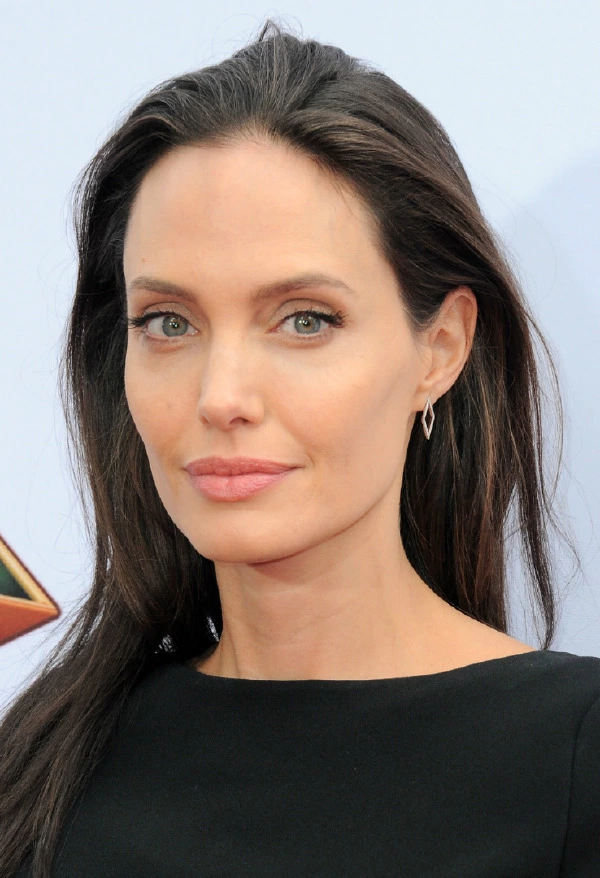
#> input picture assets/test_images/angelina_jolie.jpg, 600 x 878 px
$ python -i aging.py   (imports and definitions only)
#> lines starting #> are read from the running program, lines starting #| are printed output that depends on the picture; after the words box and inside, x2 and y2 are one past the last pixel; in counts of white or black regions, pixels touching at a corner belong together
#> further down, picture is the input picture: shape (878, 600, 3); mean B, G, R 116.8, 123.3, 135.9
import cv2
import numpy as np


def clip_uint8(image):
    return np.clip(image, 0, 255).astype(np.uint8)


def normalize_image(image):
    image = image.astype(np.float32)
    image = cv2.normalize(image, None, 0, 255, cv2.NORM_MINMAX)
    return clip_uint8(image)


def create_skin_mask(image):
    hsv = cv2.cvtColor(image, cv2.COLOR_BGR2HSV)

    lower_skin = np.array([0, 20, 60], dtype=np.uint8)
    upper_skin = np.array([25, 255, 255], dtype=np.uint8)

    mask = cv2.inRange(hsv, lower_skin, upper_skin)

    kernel = np.ones((5, 5), np.uint8)
    mask = cv2.morphologyEx(mask, cv2.MORPH_OPEN, kernel)
    mask = cv2.morphologyEx(mask, cv2.MORPH_CLOSE, kernel)
    mask = cv2.GaussianBlur(mask, (15, 15), 0)

    mask = mask.astype(np.float32) / 255.0
    mask = np.expand_dims(mask, axis=2)

    return mask


def blend_with_mask(original, processed, mask):
    original = original.astype(np.float32)
    processed = processed.astype(np.float32)

    result = original * (1 - mask) + processed * mask
    return clip_uint8(result)


# =========================================================
# AGING FUNCTIONS
# =========================================================

def high_frequency_boost(image, intensity=0.5):
#> called with intensity = 0.5
    intensity = np.clip(intensity, 0, 1)

    img_float = image.astype(np.float32)
    blurred = cv2.GaussianBlur(img_float, (0, 0), sigmaX=2.0)
    high_freq = img_float - blurred
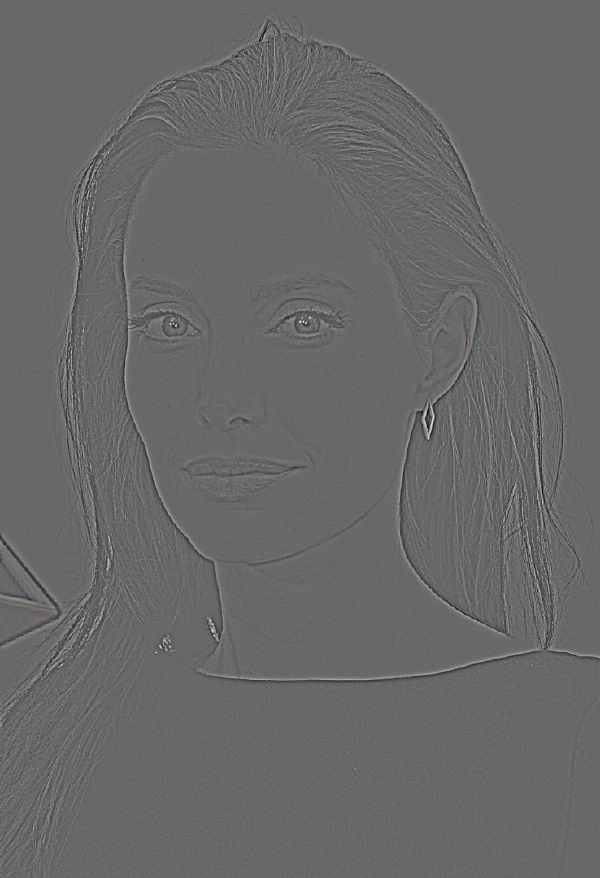
#> high_freq: shape (878, 600, 3) float32; mean B, G, R 0, 0, 0; drawn with min black and max white

    boosted = img_float + high_freq * (0.6 + 1.2 * intensity)
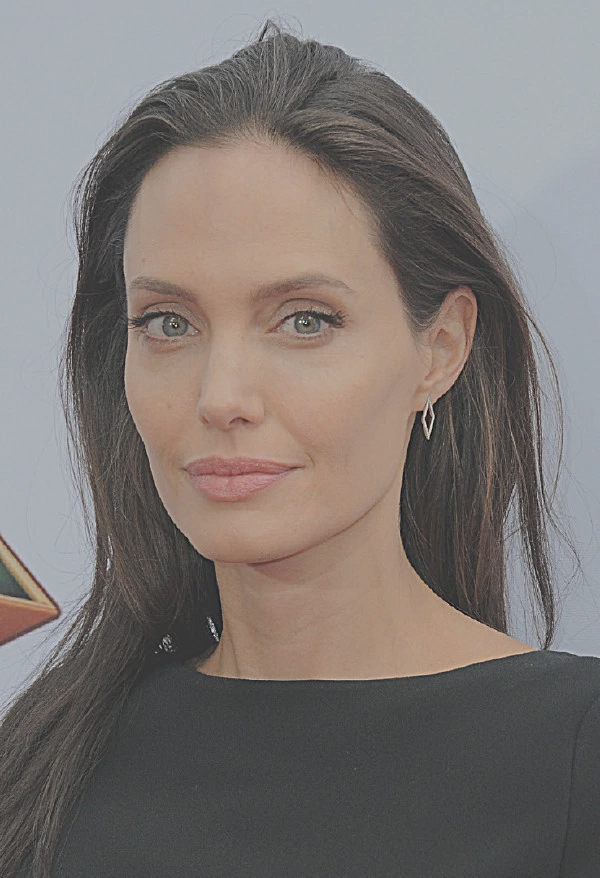
#> boosted: shape (878, 600, 3) float32; mean B, G, R 116.8, 123.3, 135.9; drawn with min black and max white
    return clip_uint8(boosted)


def fft_high_pass_aging(image, intensity=0.5):
#> called with intensity = 0.5
    intensity = np.clip(intensity, 0, 1)

    gray = cv2.cvtColor(image, cv2.COLOR_BGR2GRAY).astype(np.float32)

    rows, cols = gray.shape
#> rows = 878; cols = 600
    crow, ccol = rows // 2, cols // 2
#> crow = 439; ccol = 300

    f = np.fft.fft2(gray)
    fshift = np.fft.fftshift(f)

    mask = np.ones((rows, cols), np.float32)

    radius = int(25 + 35 * (1 - intensity))
    cv2.circle(mask, (ccol, crow), radius, 0, -1)
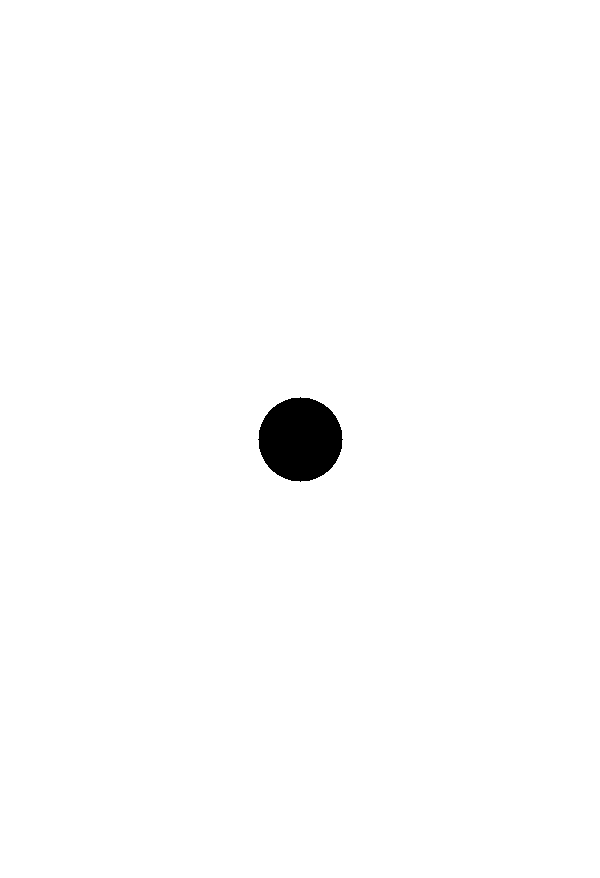
#> mask: shape (878, 600) float32; values 0 (black) and 1 (white), 99% white; 1 black region, box (x1, y1, x2, y2) and area: (258, 397, 343, 482) 5525

    fshift_filtered = fshift * mask

    img_back = np.fft.ifft2(np.fft.ifftshift(fshift_filtered))
    img_back = np.abs(img_back)

    img_back = normalize_image(img_back)
    detail_map = cv2.cvtColor(img_back, cv2.COLOR_GRAY2BGR)

    aged = cv2.addWeighted(
        image,
        1.0,
        detail_map,
        0.08 + 0.14 * intensity,
        0
    )

    return clip_uint8(aged)


def add_wrinkle_texture(image, intensity=0.5, seed=42):
#> called with intensity = 0.5, seed = 42
    intensity = np.clip(intensity, 0, 1)

    rng = np.random.default_rng(seed)
    img = image.astype(np.float32)

    noise = rng.normal(0, 1, img.shape).astype(np.float32)
    noise = cv2.GaussianBlur(noise, (7, 7), 0)

    texture_strength = 2.0 + 5.0 * intensity
    textured = img + noise * texture_strength

    return clip_uint8(textured)


def add_wrinkle_lines(image, intensity=0.5):
#> called with intensity = 0.5
    intensity = np.clip(intensity, 0, 1)

    h, w = image.shape[:2]
#> h = 878; w = 600
    overlay = np.zeros_like(image, dtype=np.uint8)

    shadow_color = (
        int(22 + 28 * intensity),
        int(22 + 28 * intensity),
        int(22 + 28 * intensity)
    )

    thickness = 2

    # Forehead horizontal wrinkles
    forehead_lines = 18
    for i in range(forehead_lines):
        y = int(h * (0.13 + i * 0.020))
        width_scale = 0.20 + (i % 4) * 0.025
        x_shift = int(((-1) ** i) * w * 0.012)

        center = (w // 2 + x_shift, y)
        axes = (int(w * width_scale), int(h * 0.010))

        cv2.ellipse(
            overlay,
            center,
            axes,
            0,
            180,
            360,
            shadow_color,
            thickness
        )
#> overlay: shape (878, 600, 3); values 0 (black) and 36 (white), 2.9% white; 18 white regions, largest, box (x1, y1, x2, y2) and area: (127, 157, 460, 168) 1004, (127, 228, 460, 239) 1004, (127, 298, 460, 309) 1004

    # Crow's feet / eye corner wrinkles
    eye_data = [
        ((int(w * 0.31), int(h * 0.43)), -1),
        ((int(w * 0.69), int(h * 0.43)), 1)
    ]
#> eye_data = [((186, 377), -1), ((413, 377), 1)]

    for center, direction in eye_data:
        for offset in [-18, -10, -2, 6, 14, 22]:
            x1, y1 = center
            x2 = x1 + direction * int(w * 0.11)
            y2 = y1 + offset
            cv2.line(overlay, (x1, y1), (x2, y2), shadow_color, 1)
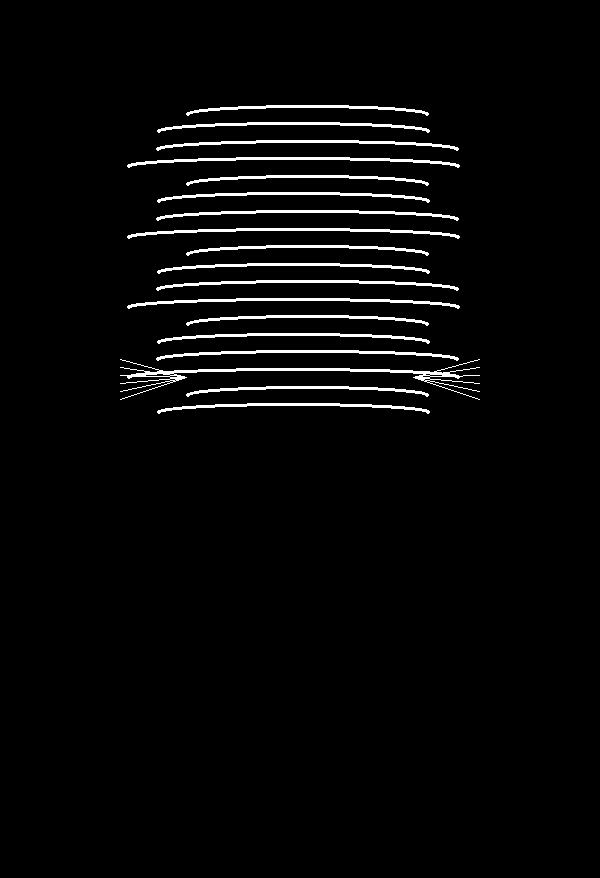
#> overlay: shape (878, 600, 3); values 0 (black) and 36 (white), 3.1% white; 18 white regions, largest, box (x1, y1, x2, y2) and area: (120, 359, 480, 400) 1698, (127, 157, 460, 168) 1004, (127, 228, 460, 239) 1004

    # Nasolabial folds
    cv2.ellipse(
        overlay,
        (int(w * 0.37), int(h * 0.61)),
        (int(w * 0.065), int(h * 0.22)),
        18,
        270,
        360,
        shadow_color,
        2
    )
#> overlay: shape (878, 600, 3); values 0 (black) and 36 (white), 3.2% white; 15 white regions, largest, box (x1, y1, x2, y2) and area: (120, 350, 480, 549) 4740, (127, 157, 460, 168) 1004, (127, 228, 460, 239) 1004

    cv2.ellipse(
        overlay,
        (int(w * 0.63), int(h * 0.61)),
        (int(w * 0.065), int(h * 0.22)),
        -18,
        180,
        270,
        shadow_color,
        2
    )
#> overlay: shape (878, 600, 3); values 0 (black) and 36 (white), 3.3% white; 15 white regions, largest, box (x1, y1, x2, y2) and area: (120, 350, 480, 549) 5316, (127, 157, 460, 168) 1004, (127, 228, 460, 239) 1004

    # Under-eye wrinkles / bags
    for cx in [0.34, 0.66]:
        cv2.ellipse(
            overlay,
            (int(w * cx), int(h * 0.50)),
            (int(w * 0.11), int(h * 0.040)),
            0,
            0,
            360,
            shadow_color,
            1
        )

        cv2.ellipse(
            overlay,
            (int(w * cx), int(h * 0.53)),
            (int(w * 0.09), int(h * 0.030)),
            0,
            0,
            360,
            shadow_color,
            1
        )
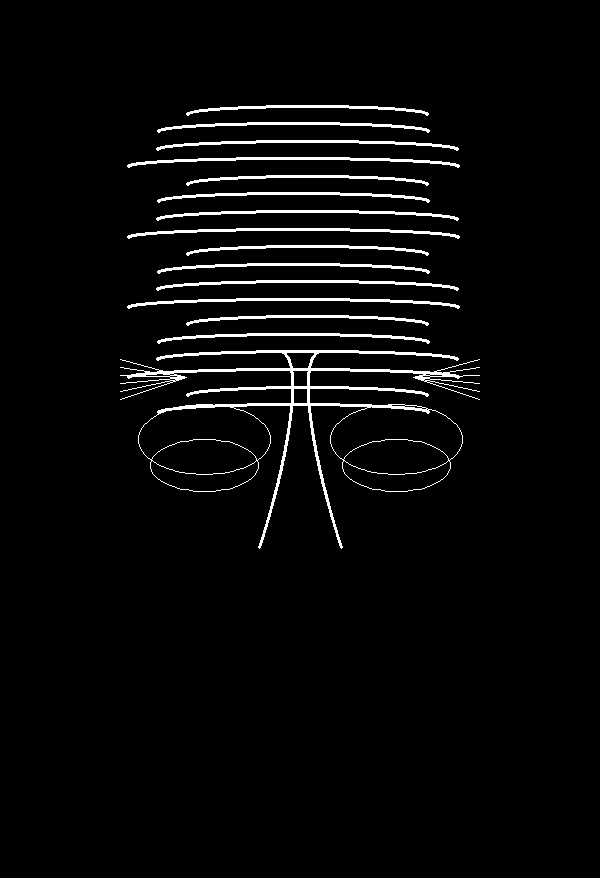
#> overlay: shape (878, 600, 3); values 0 (black) and 36 (white), 3.5% white; 15 white regions, largest, box (x1, y1, x2, y2) and area: (120, 350, 480, 549) 6339, (127, 157, 460, 168) 1004, (127, 228, 460, 239) 1004

    # Jaw sagging shadow
    cv2.ellipse(
        overlay,
        (w // 2, int(h * 0.79)),
        (int(w * 0.24), int(h * 0.055)),
        0,
        0,
        180,
        shadow_color,
        2
    )

    overlay = cv2.GaussianBlur(overlay, (7, 7), 0)

    alpha = 0.50 + 0.35 * intensity
    result = cv2.addWeighted(image, 1.0, overlay, alpha, 0)

    return clip_uint8(result)


def adjust_aging_tone(image, intensity=0.5):
#> called with intensity = 0.5
    intensity = np.clip(intensity, 0, 1)

    alpha = 0.96 + 0.08 * intensity
    beta = -14 * intensity

    toned = cv2.convertScaleAbs(image, alpha=alpha, beta=beta)

    hsv = cv2.cvtColor(toned, cv2.COLOR_BGR2HSV).astype(np.float32)
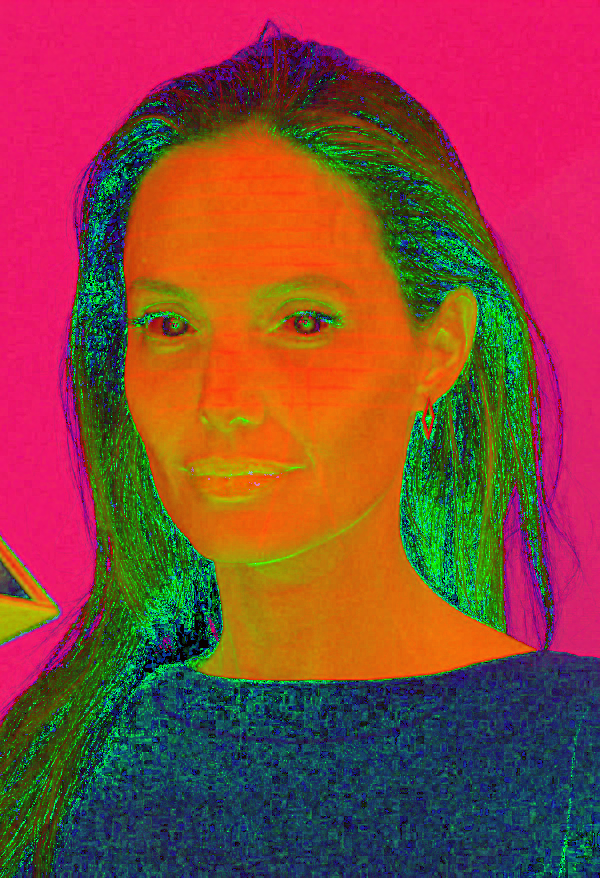
#> hsv: shape (878, 600, 3) float32; mean B, G, R 60, 70.2, 136.5
    hsv[:, :, 1] *= 1.0 - 0.18 * intensity
    hsv[:, :, 2] *= 1.0 - 0.04 * intensity

    toned = cv2.cvtColor(
        np.clip(hsv, 0, 255).astype(np.uint8),
        cv2.COLOR_HSV2BGR
    )

    toned = toned.astype(np.float32)

    # Slight yellow/gray older skin tone
    toned[:, :, 0] *= 1.02
    toned[:, :, 1] *= 1.00
    toned[:, :, 2] *= 0.96

    return clip_uint8(toned)


def apply_aging(image, intensity=0.5, use_fft=True, use_skin_mask=True):
    if image is None:
        raise ValueError("Input image is empty.")

    intensity = np.clip(intensity, 0, 1)
    original = image.copy()

    aged = high_frequency_boost(original, intensity)

    if use_fft:
        fft_aged = fft_high_pass_aging(original, intensity)
        aged = cv2.addWeighted(aged, 0.78, fft_aged, 0.22, 0)

    aged = add_wrinkle_texture(aged, intensity)
    aged = add_wrinkle_lines(aged, intensity)
    aged = adjust_aging_tone(aged, intensity)

    if use_skin_mask:
        mask = create_skin_mask(original)
#> in create_skin_mask, `hsv = cv2.cvtColor(image, cv2.COLOR_BGR2HSV)`: hsv: shape (878, 600, 3); mean H, S, V 56.1, 58.3, 142.8
#> in create_skin_mask, `mask = cv2.inRange(hsv, lower_skin, upper_skin)`: mask: shape (878, 600); 34.4% white; 747 white regions (716 under 20 px), largest, box (x1, y1, x2, y2) and area: (0, 63, 541, 776) 172653, (0, 536, 60, 644) 2970, (27, 722, 81, 865) 1037
#> in create_skin_mask, `mask = cv2.morphologyEx(mask, cv2.MORPH_OPEN, kernel)`: mask: shape (878, 600); 31.4% white; 55 white regions (1 under 20 px), largest, box (x1, y1, x2, y2) and area: (123, 76, 535, 681) 153126, (0, 539, 59, 644) 2954, (77, 397, 128, 594) 2777
#> in create_skin_mask, `mask = cv2.morphologyEx(mask, cv2.MORPH_CLOSE, kernel)`: mask: shape (878, 600); 31.6% white; 28 white regions (1 under 20 px), largest, box (x1, y1, x2, y2) and area: (123, 76, 535, 681) 154563, (478, 364, 506, 621) 3050, (0, 539, 59, 644) 2976
        aged = blend_with_mask(original, aged, mask)
#> in blend_with_mask, `result = original * (1 - mask) + processed * mask`:
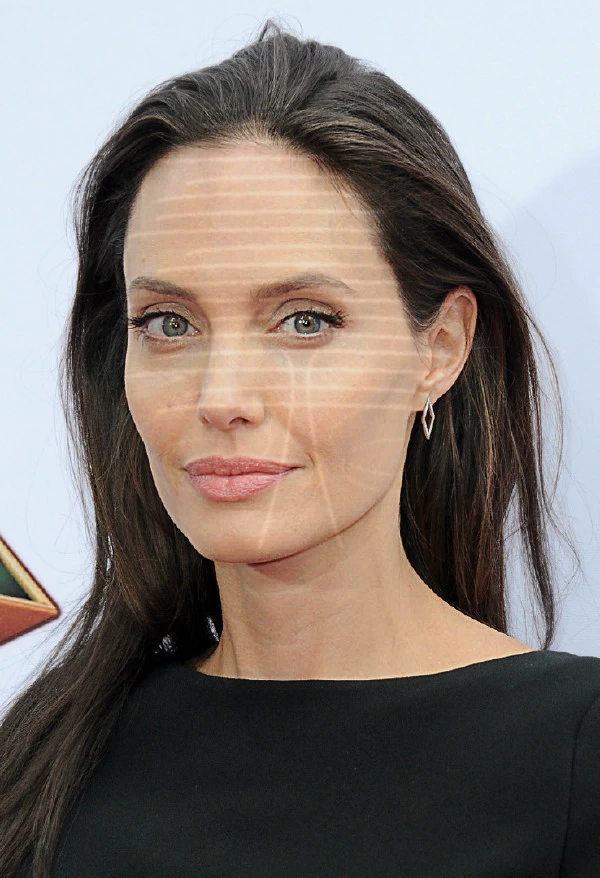
#> result: shape (878, 600, 3) float32; mean B, G, R 117, 121.9, 130.4

    return aged


# =========================================================
# DE-AGING FUNCTIONS
# =========================================================

# [261 lines left out: functions edge_preserving_smoothing, reduce_high_frequency, fft_low_pass_deaging, brighten_under_eye_area, add_skin_glow, restore_young_skin_color and 6 more, not called in this run]


# =========================================================
# MAIN PIPELINE
# =========================================================

def aging_deaging_pipeline(image, mode="aging", intensity=0.5):
    if image is None:
        raise ValueError("Input image is empty.")

    intensity = np.clip(intensity, 0, 1)

    if mode == "aging":
        return apply_aging(image, intensity=intensity, use_skin_mask=True)

    elif mode == "deaging":
        return apply_deaging(image, intensity=intensity, use_skin_mask=True)

    else:
        raise ValueError("Mode must be 'aging' or 'deaging'.")

>>> import cv2
>>> picture = cv2.imread('../../assets/test_images/angelina_jolie.jpg')
>>> result = aging_deaging_pipeline(picture)

$ run again, on assets/test_images/millie_bobby_brown.png
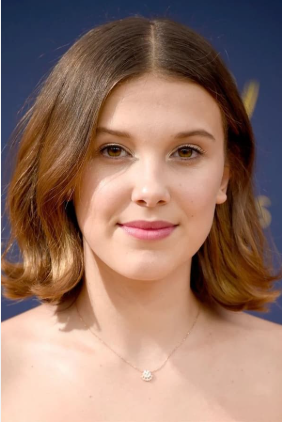
#> input picture assets/test_images/millie_bobby_brown.png, 282 x 423 px
#> picture is the input picture: shape (423, 282, 3); mean B, G, R 103.7, 117.2, 149.4
#> after the loop in add_wrinkle_lines, `for cx in [0.34, 0.66]:`:
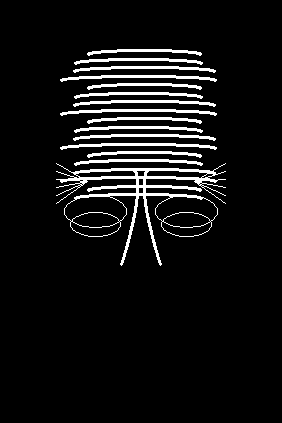
#> overlay: shape (423, 282, 3); values 0 (black) and 36 (white), 7.2% white; 15 white regions, largest, box (x1, y1, x2, y2) and area: (56, 163, 226, 266) 2903, (60, 75, 217, 82) 471, (60, 109, 217, 116) 471
#> in create_skin_mask, `mask = cv2.GaussianBlur(mask, (15, 15), 0)`:
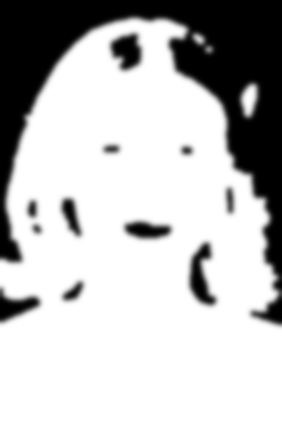
#> mask: shape (423, 282); min 0, max 255, mean 188.8
